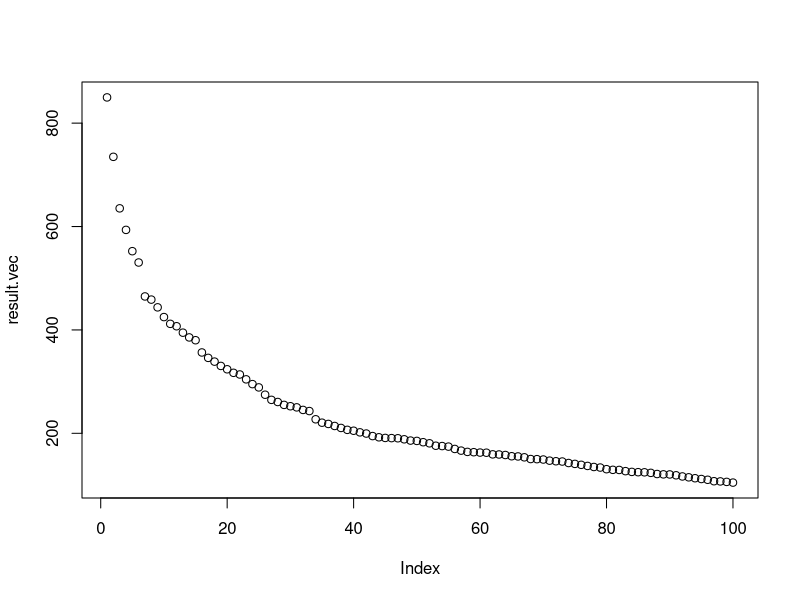

The R source for this figure:
pkgs <- c("rpart")
sapply(pkgs, require, character.only = TRUE)


# functions
yf <- function(x){
  y <-  3*(1-x[,1])^2*exp(-x[,1]^2-(x[,2]+1)^2) - 10*(x[,1]/5-x[,1]^3-x[,2]^5)*exp(-x[,1]^2-x[,2]^2)- exp(-(x[,1]+1)^2-x[,2]^2)/3  + rnorm(1,0,0.2)
  return(y)
}

loss <- function(y, yhat){
  return(sum(1/2*(y-yhat)^2))
}


# initial
x1 <- runif(1000, -4, 4)
x2 <- runif(1000, -4, 4)
x <- data.frame(cbind(x1, x2))
y <- yf(x)
iter <- 100
eta <- 1


# implement the gradient boosting method
gradient.boost <- function(x,y,eta) {
  gb.list <- list()
  rsd <- y - mean(y)
  
  for (i in 1:iter){
    gb.model <- rpart(rsd ~ ., data = x, control = rpart.control(cp = -1, maxdepth = 2))
    gb.list[[i]] <- gb.model
    gb.pred <- predict(gb.model, x)
    rsd <- rsd - eta * gb.pred
  }
  return (gb.list)
}

model <- gradient.boost(x,y,eta)
yhat <- rep(mean(y), 1000)
result.vec <- c() 

for (i in (1:iter)){
  model.pred <- predict(model[[i]], x)
  yhat <- yhat + eta * model.pred
  result.vec <- append(result.vec, loss(y, yhat))
}

plot(result.vec)

